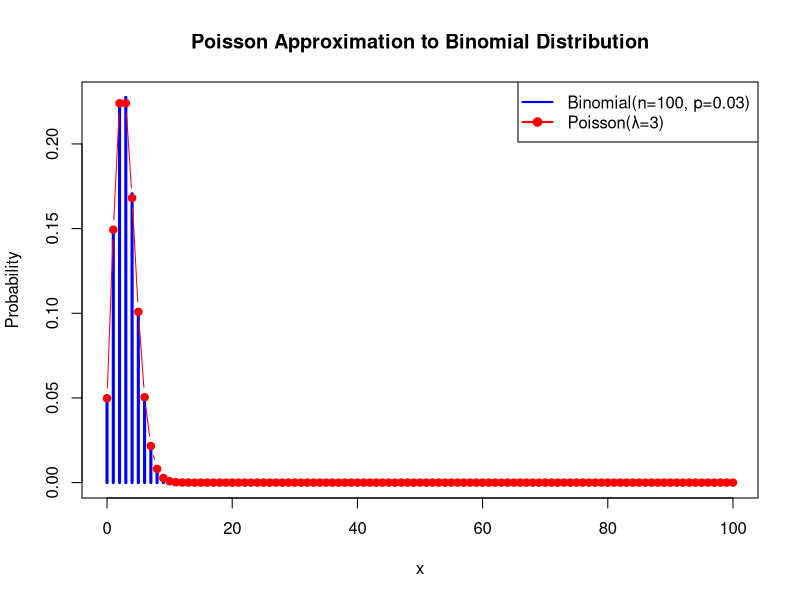

The R source for this figure:
# Poisson Approximation to Binomial Distribution

# if the number of trial is large and p is small, 
# then the number of success is a Poisson random variable
# with lamda = np.


# ---------------------------------------------

# Parameters
n <- 100      # number of trials
p <- 0.03      # probability of success
lambda <- n * p  # Poisson mean

# Range of x values to plot
x <- 0:n

# Compute probabilities
binom_probs <- dbinom(x, size = n, prob = p)
pois_probs  <- dpois(x, lambda = lambda)

# Combine into a data frame
df <- data.frame(
  x = x,
  Binomial = binom_probs,
  Poisson = pois_probs
)

# --- Plot in RStudio ---
# Plot Binomial first
plot(x, binom_probs, type = "h", lwd = 3, col = "blue",
     main = "Poisson Approximation to Binomial Distribution",
     xlab = "x", ylab = "Probability",
     ylim = c(0, max(binom_probs, pois_probs)))
# Add Poisson on top
points(x, pois_probs, type = "b", col = "red", pch = 19)

# Add legend
legend("topright", legend = c("Binomial(n=100, p=0.03)", "Poisson(λ=3)"),
       col = c("blue", "red"), lwd = 2, pch = c(NA, 19))
